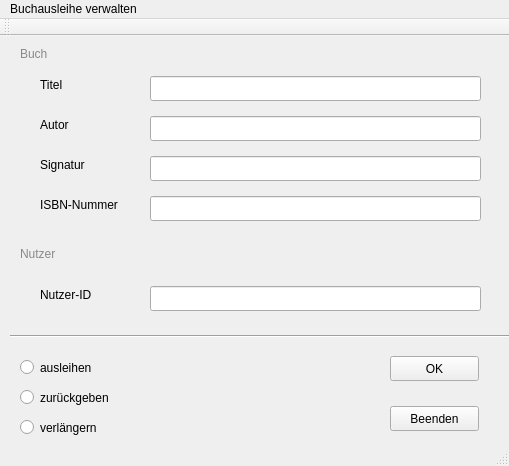
<?xml version="1.0" encoding="UTF-8"?>
<ui version="4.0">
 <class>MainWindow</class>
 <widget class="QMainWindow" name="MainWindow">
  <property name="geometry">
   <rect>
    <x>0</x>
    <y>0</y>
    <width>509</width>
    <height>466</height>
   </rect>
  </property>
  <property name="windowTitle">
   <string>MainWindow</string>
  </property>
  <widget class="QWidget" name="centralWidget">
   <widget class="QLineEdit" name="lineEdit">
    <property name="geometry">
     <rect>
      <x>150</x>
      <y>40</y>
      <width>331</width>
      <height>25</height>
     </rect>
    </property>
    <property name="text">
     <string/>
    </property>
   </widget>
   <widget class="QLineEdit" name="lineEdit_2">
    <property name="geometry">
     <rect>
      <x>150</x>
      <y>80</y>
      <width>331</width>
      <height>25</height>
     </rect>
    </property>
    <property name="text">
     <string/>
    </property>
   </widget>
   <widget class="QLineEdit" name="lineEdit_3">
    <property name="geometry">
     <rect>
      <x>150</x>
      <y>120</y>
      <width>331</width>
      <height>25</height>
     </rect>
    </property>
    <property name="text">
     <string/>
    </property>
   </widget>
   <widget class="QLabel" name="label">
    <property name="geometry">
     <rect>
      <x>40</x>
      <y>40</y>
      <width>91</width>
      <height>17</height>
     </rect>
    </property>
    <property name="text">
     <string>Titel</string>
    </property>
   </widget>
   <widget class="QLabel" name="label_2">
    <property name="geometry">
     <rect>
      <x>40</x>
      <y>80</y>
      <width>91</width>
      <height>17</height>
     </rect>
    </property>
    <property name="text">
     <string>Autor</string>
    </property>
   </widget>
   <widget class="QLabel" name="label_3">
    <property name="geometry">
     <rect>
      <x>40</x>
      <y>120</y>
      <width>71</width>
      <height>17</height>
     </rect>
    </property>
    <property name="text">
     <string>Signatur</string>
    </property>
   </widget>
   <widget class="QLineEdit" name="lineEdit_4">
    <property name="geometry">
     <rect>
      <x>150</x>
      <y>160</y>
      <width>331</width>
      <height>25</height>
     </rect>
    </property>
    <property name="text">
     <string/>
    </property>
   </widget>
   <widget class="QLabel" name="label_4">
    <property name="geometry">
     <rect>
      <x>40</x>
      <y>160</y>
      <width>101</width>
      <height>17</height>
     </rect>
    </property>
    <property name="text">
     <string>ISBN-Nummer</string>
    </property>
   </widget>
   <widget class="QRadioButton" name="radioButton">
    <property name="geometry">
     <rect>
      <x>20</x>
      <y>320</y>
      <width>112</width>
      <height>23</height>
     </rect>
    </property>
    <property name="text">
     <string>ausleihen</string>
    </property>
   </widget>
   <widget class="QRadioButton" name="radioButton_2">
    <property name="geometry">
     <rect>
      <x>20</x>
      <y>350</y>
      <width>112</width>
      <height>23</height>
     </rect>
    </property>
    <property name="text">
     <string>zurückgeben</string>
    </property>
   </widget>
   <widget class="QRadioButton" name="radioButton_3">
    <property name="geometry">
     <rect>
      <x>20</x>
      <y>380</y>
      <width>112</width>
      <height>23</height>
     </rect>
    </property>
    <property name="text">
     <string>verlängern</string>
    </property>
   </widget>
   <widget class="QLabel" name="label_5">
    <property name="geometry">
     <rect>
      <x>40</x>
      <y>250</y>
      <width>111</width>
      <height>17</height>
     </rect>
    </property>
    <property name="text">
     <string>Nutzer-ID</string>
    </property>
   </widget>
   <widget class="Line" name="line">
    <property name="geometry">
     <rect>
      <x>10</x>
      <y>290</y>
      <width>1001</width>
      <height>20</height>
     </rect>
    </property>
    <property name="orientation">
     <enum>Qt::Horizontal</enum>
    </property>
   </widget>
   <widget class="QLabel" name="label_6">
    <property name="geometry">
     <rect>
      <x>20</x>
      <y>10</y>
      <width>67</width>
      <height>17</height>
     </rect>
    </property>
    <property name="text">
     <string>&lt;html&gt;&lt;head/&gt;&lt;body&gt;&lt;p&gt;&lt;span style=&quot; color:#888a85;&quot;&gt;Buch&lt;/span&gt;&lt;/p&gt;&lt;/body&gt;&lt;/html&gt;</string>
    </property>
   </widget>
   <widget class="QLabel" name="label_7">
    <property name="geometry">
     <rect>
      <x>20</x>
      <y>210</y>
      <width>67</width>
      <height>17</height>
     </rect>
    </property>
    <property name="text">
     <string>&lt;html&gt;&lt;head/&gt;&lt;body&gt;&lt;p&gt;&lt;span style=&quot; color:#888a85;&quot;&gt;Nutzer&lt;/span&gt;&lt;/p&gt;&lt;/body&gt;&lt;/html&gt;</string>
    </property>
   </widget>
   <widget class="QPushButton" name="pushButton">
    <property name="geometry">
     <rect>
      <x>390</x>
      <y>320</y>
      <width>89</width>
      <height>25</height>
     </rect>
    </property>
    <property name="text">
     <string>OK</string>
    </property>
   </widget>
   <widget class="QPushButton" name="pushButton_2">
    <property name="geometry">
     <rect>
      <x>390</x>
      <y>370</y>
      <width>89</width>
      <height>25</height>
     </rect>
    </property>
    <property name="text">
     <string>Beenden</string>
    </property>
   </widget>
   <widget class="QLineEdit" name="lineEdit_5">
    <property name="geometry">
     <rect>
      <x>150</x>
      <y>250</y>
      <width>331</width>
      <height>25</height>
     </rect>
    </property>
    <property name="text">
     <string/>
    </property>
   </widget>
  </widget>
  <widget class="QMenuBar" name="menuBar">
   <property name="geometry">
    <rect>
     <x>0</x>
     <y>0</y>
     <width>509</width>
     <height>22</height>
    </rect>
   </property>
   <widget class="QMenu" name="menuBuchausleihe_verwalten">
    <property name="title">
     <string>Buchausleihe verwalten</string>
    </property>
   </widget>
   <addaction name="menuBuchausleihe_verwalten"/>
  </widget>
  <widget class="QToolBar" name="mainToolBar">
   <attribute name="toolBarArea">
    <enum>TopToolBarArea</enum>
   </attribute>
   <attribute name="toolBarBreak">
    <bool>false</bool>
   </attribute>
  </widget>
  <widget class="QStatusBar" name="statusBar"/>
 </widget>
 <layoutdefault spacing="6" margin="11"/>
 <resources/>
 <connections/>
</ui>
